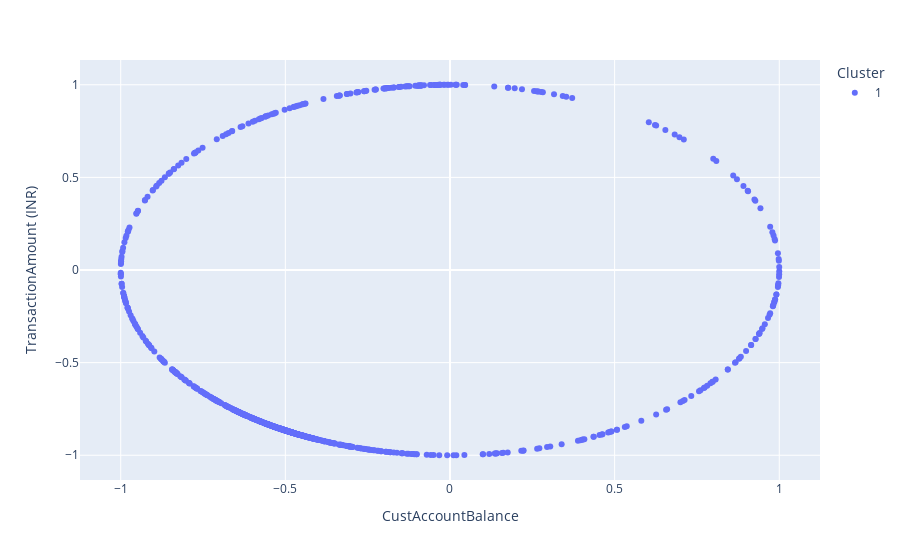

Notebook cell for this chart:
### Code cell
import plotly.express as px

clusters_identificados = y_pred
datos_con_clusters = data
datos_con_clusters['CustAccountBalance'] = X.T[0]
datos_con_clusters['TransactionAmount (INR)'] = X.T[1]
datos_con_clusters['Cluster'] = clusters_identificados
datos_con_clusters["Cluster"] = datos_con_clusters["Cluster"].astype("category")

fig = px.scatter(datos_con_clusters, 
                 x = "CustAccountBalance", 
                 y = "TransactionAmount (INR)", 
                 color = "Cluster",
#                 size = '', 
                )
fig.show()

### Figure 1 — Plotly figure (JSON) as saved in the notebook; plotly's stock layout.template omitted (floating-point values rounded to 4 significant figures; data arrays with more than 128 entries replaced by an {"elided": "..."} marker saying what was removed)
{"data": [{"hovertemplate": "Cluster=1<br>CustAccountBalance=%{x}<br>TransactionAmount (INR)=%{y}<extra></extra>", "legendgroup": "1", "marker": {"color": "#636efa", "symbol": "circle"}, "mode": "markers", "name": "1", "orientation": "v", "showlegend": true, "type": "scatter", "x": {"elided": "1000 float values"}, "xaxis": "x", "y": {"elided": "1000 float values"}, "yaxis": "y"}], "layout": {"legend": {"title": {"text": "Cluster"}, "tracegroupgap": 0}, "margin": {"t": 60}, "xaxis": {"anchor": "y", "domain": [0, 1], "title": {"text": "CustAccountBalance"}}, "yaxis": {"anchor": "x", "domain": [0, 1], "title": {"text": "TransactionAmount (INR)"}}}}
